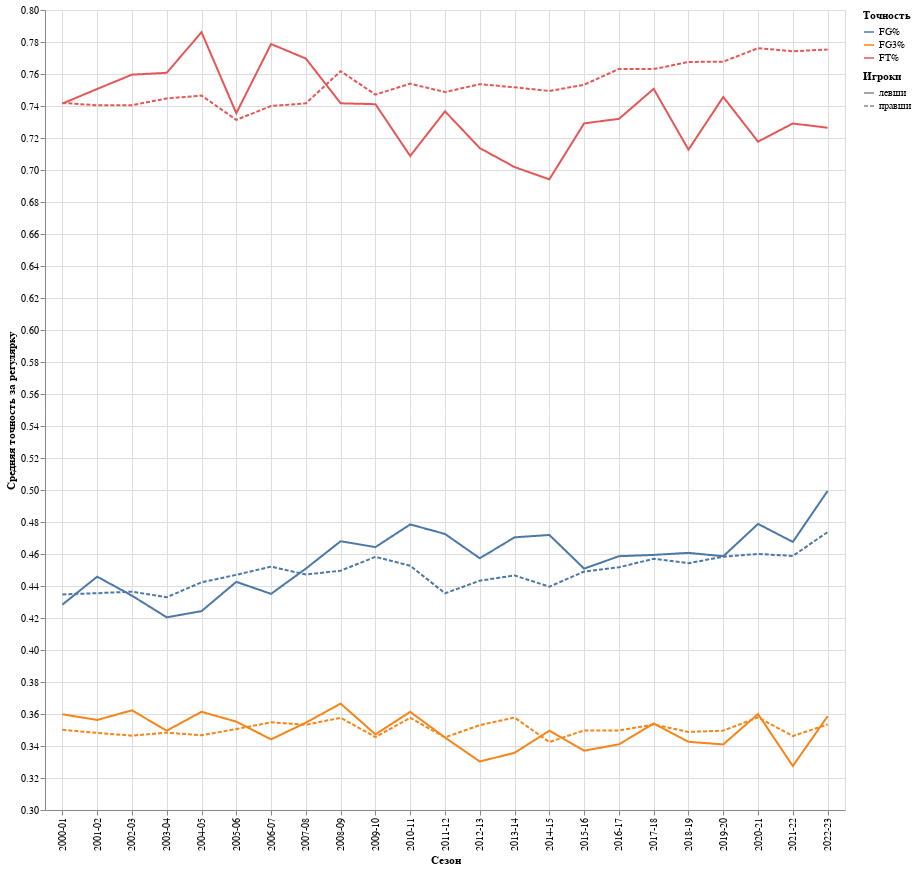

The code cell stored with this chart in its notebook:
### Code cell
color_labels = {'l': 'левши', 'r': 'правши'}
_df_pct['hand_text'] = _df_pct.hand.map(color_labels)
chart = alt.Chart(_df_pct)
(
    chart.mark_line().encode(
        x=alt.X('SEASON_ID:N', title='Сезон',
                             axis=alt.Axis(grid=True)),
        y=alt.Y('_val', title='Средняя точность за регулярку', scale=alt.Scale(zero=False)),
        color=alt.Color('_stat', legend=alt.Legend(title='Точность')),
        strokeDash=alt.Color('hand_text', legend=alt.Legend(title='Игроки')),
    ).properties(
        width=800,
        height=800
    )
)

### Figure 1 — Vega-Lite specification as saved in the notebook (floating-point values rounded to 4 significant figures; data arrays with more than 128 entries replaced by an {"elided": "..."} marker saying what was removed)
{"config": {"view": {"continuousWidth": 300, "continuousHeight": 300}}, "data": {"name": "data-a0bfd875455622b3de7089c6cc8aeb48"}, "mark": {"type": "line"}, "encoding": {"color": {"field": "_stat", "legend": {"title": "Точность"}, "type": "nominal"}, "strokeDash": {"field": "hand_text", "legend": {"title": "Игроки"}, "type": "nominal"}, "x": {"axis": {"grid": true}, "field": "SEASON_ID", "title": "Сезон", "type": "nominal"}, "y": {"field": "_val", "scale": {"zero": false}, "title": "Средняя точность за регулярку", "type": "quantitative"}}, "height": 800, "width": 800, "$schema": "https://vega.github.io/schema/vega-lite/v5.8.0.json", "datasets": {"data-a0bfd875455622b3de7089c6cc8aeb48": {"elided": "138 records"}}}
